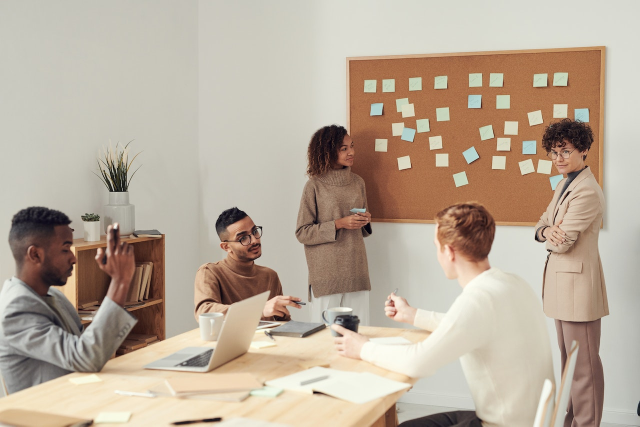
#> input picture Round 3/Crowd Management using Yolov8/images/office_4.jpg, 1280 x 853 px, given in place of the camera (shown at 1/2 size)
$ python realtime_stitching.py   (older library calls are emulated)
#> lines starting #> are read from the running program, lines starting #| are printed output that depends on the picture; after the words box and inside, x2 and y2 are one past the last pixel; in counts of white or black regions, pixels touching at a corner belong together
### Round 3/Crowd Management using Yolov8/pyimagesearch/panorama.py
# import the necessary packages
import numpy as np
import imutils
import cv2
class Stitcher:
    def __init__(self):
        # determine if we are using OpenCV v3.X and initialize the
        # cached homography matrix
        self.isv3 = imutils.is_cv3()
        self.cachedH = None

    def stitch(self, images, ratio=0.75, reprojThresh=4.0):
        # unpack the images
        (imageB, imageA) = images
        # if the cached homography matrix is None, then we need to
        # apply keypoint matching to construct it
        if self.cachedH is None:
            # detect keypoints and extract
            (kpsA, featuresA) = self.detectAndDescribe(imageA)
            (kpsB, featuresB) = self.detectAndDescribe(imageB)
            # match features between the two images
            M = self.matchKeypoints(kpsA, kpsB,
                featuresA, featuresB, ratio, reprojThresh)
            # if the match is None, then there aren't enough matched
            # keypoints to create a panorama
            if M is None:
                return None
            # cache the homography matrix
            self.cachedH = M[1]
        # apply a perspective transform to stitch the images together
        # using the cached homography matrix
        result = cv2.warpPerspective(imageA, self.cachedH,
            (imageA.shape[1] + imageB.shape[1], imageA.shape[0]))
        result[0:imageB.shape[0], 0:imageB.shape[1]] = imageB
        # return the stitched image
        return result

    def detectAndDescribe(self, image):
    # convert the image to grayscale
        gray = cv2.cvtColor(image, cv2.COLOR_BGR2GRAY)
        # check to see if we are using OpenCV 3.X
        if self.isv3:
            # detect and extract features from the image
            descriptor = cv2.xfeatures2d.SIFT_create()
            (kps, features) = descriptor.detectAndCompute(image, None)
        # otherwise, we are using OpenCV 2.4.X
        else:
            # detect keypoints in the image
            detector = cv2.SIFT_create()
            kps = detector.detect(gray)
            # extract features from the image
            extractor = cv2.SIFT_create()
            (kps, features) = extractor.compute(gray, kps)
        # convert the keypoints from KeyPoint objects to NumPy
        # arrays
        kps = np.float32([kp.pt for kp in kps])
        # return a tuple of keypoints and features
        return (kps, features)

    def matchKeypoints(self, kpsA, kpsB, featuresA, featuresB,
    ratio, reprojThresh):
        # compute the raw matches and initialize the list of actual
        # matches
        matcher = cv2.DescriptorMatcher_create("BruteForce")
        rawMatches = matcher.knnMatch(featuresA, featuresB, 2)
        matches = []
        # loop over the raw matches
        for m in rawMatches:
            # ensure the distance is within a certain ratio of each
            # other (i.e. Lowe's ratio test)
            if len(m) == 2 and m[0].distance < m[1].distance * ratio:
                matches.append((m[0].trainIdx, m[0].queryIdx))
        # computing a homography requires at least 4 matches
        if len(matches) > 4:
            # construct the two sets of points
            ptsA = np.float32([kpsA[i] for (_, i) in matches])
            ptsB = np.float32([kpsB[i] for (i, _) in matches])
            # compute the homography between the two sets of points
            (H, status) = cv2.findHomography(ptsA, ptsB, cv2.RANSAC,
                reprojThresh)
            # return the matches along with the homograpy matrix
            # and status of each matched point
            return (matches, H, status)
        # otherwise, no homograpy could be computed
        return None

    # [18 lines left out: function drawMatches, not called in this run]

### Round 3/Crowd Management using Yolov8/pyimagesearch/basicmotiondetector.py
# import the necessary packages
import imutils
import cv2
class BasicMotionDetector:
	def __init__(self, accumWeight=0.5, deltaThresh=5, minArea=5000):
		# determine the OpenCV version, followed by storing the
		# frame accumulation weight, the fixed threshold for
		# the delta image and finally the minimum area required
		# for "motion" to be reported
		self.isv2 = imutils.is_cv2()
		self.accumWeight = accumWeight
		self.deltaThresh = deltaThresh
		self.minArea = minArea
		# initialize the average image for motion detection
		self.avg = None

	def update(self, image):
		# initialize the list of locations containing motion
		locs = []
		# if the average image is None, initialize it
		if self.avg is None:
			self.avg = image.astype("float")
			return locs
		# otherwise, accumulate the weighted average between
		# the current frame and the previous frames, then compute
		# the pixel-wise differences between the current frame
		# and running average
		cv2.accumulateWeighted(image, self.avg, self.accumWeight)
		frameDelta = cv2.absdiff(image, cv2.convertScaleAbs(self.avg))

		# threshold the delta image and apply a series of dilations
		# to help fill in holes
		thresh = cv2.threshold(frameDelta, self.deltaThresh, 255,
			cv2.THRESH_BINARY)[1]
		thresh = cv2.dilate(thresh, None, iterations=2)
		# find contours in the thresholded image, taking care to
		# use the appropriate version of OpenCV
		cnts = cv2.findContours(thresh, cv2.RETR_EXTERNAL,
			cv2.CHAIN_APPROX_SIMPLE)
		cnts = imutils.grab_contours(cnts)
		# loop over the contours
		for c in cnts:
			# only add the contour to the locations list if it
			# exceeds the minimum area
			if cv2.contourArea(c) > self.minArea:
				locs.append(c)

		# return the set of locations
		return locs


### Round 3/Crowd Management using Yolov8/realtime_stitching.py
# import the necessary packages
from __future__ import print_function
from pyimagesearch.basicmotiondetector import BasicMotionDetector
from pyimagesearch.panorama import Stitcher
from imutils.video import VideoStream
import numpy as np
import datetime
import imutils
import time
import cv2
# initialize the video streams and allow them to warmup
print("[INFO] starting cameras...")
leftStream = VideoStream(src=0).start()
rightStream = VideoStream(src=1).start()
time.sleep(2.0)

# initialize the image stitcher, motion detector and total
# number of frames read
stitcher = Stitcher()
motion = BasicMotionDetector(minArea=500)
total = 0

# loop over frames from the video streams
while True:
	# grab the frames from their respective video streams
	left = leftStream.read()
#> left is the input picture: shape (853, 1280, 3); mean B, G, R 154.7, 171.4, 186.5
	right = rightStream.read()
	# resize the frames
	left = imutils.resize(left, width=400)
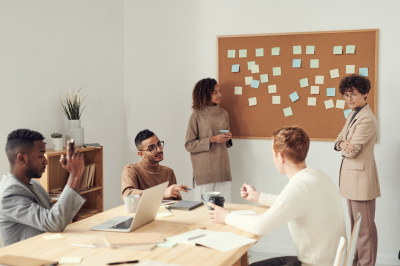
#> left: shape (266, 400, 3); mean B, G, R 154.7, 171.4, 186.5
	right = imutils.resize(right, width=400)
	# stitch the frames together to form the panorama
	# IMPORTANT: you might have to change this line of code
	# depending on how your cameras are oriented; frames
	# should be supplied in left-to-right order
	result = stitcher.stitch([left, right])
#> in detectAndDescribe, `gray = cv2.cvtColor(image, cv2.COLOR_BGR2GRAY)`:
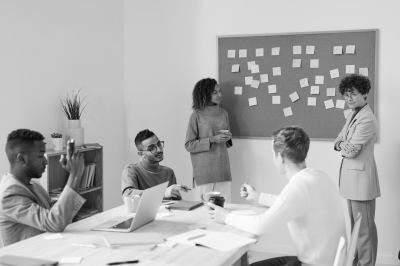
#> gray: shape (266, 400); min 4, max 252, mean 174
#> in detectAndDescribe, `kps = detector.detect(gray)`: kps = 592 keypoints; strongest (x, y, size): (218, 201, 7.1), (136, 261, 2.6), (335, 148, 1.9), (204, 91, 16)
#> in detectAndDescribe, `kps = np.float32([kp.pt for kp in kps])`: kps = 592 pairs, first value 3.43 to 380.1, second value 37.08 to 262.6
#> in stitch, `(kpsA, featuresA) = self.detectAndDescribe(imageA)`: kpsA has the same summary as kps in detectAndDescribe
#> in detectAndDescribe (call 2), `kps = detector.detect(gray)`: kps = 592 keypoints; strongest (x, y, size): (218, 201, 7.1), (136, 261, 2.6), (335, 148, 1.9), (204, 91, 16)
#> in stitch, `(kpsB, featuresB) = self.detectAndDescribe(imageB)`: kpsB = 592 pairs, first value 3.43 to 380.1, second value 37.08 to 262.6
#> in matchKeypoints, `rawMatches = matcher.knnMatch(featuresA, featuresB, 2)`: rawMatches = 592 matches
#> after the loop in matchKeypoints, `for m in rawMatches:`: matches = 592 pairs, first value 0 to 591, second value 0 to 591
#> in matchKeypoints, `ptsA = np.float32([kpsA[i] for (_, i) in matches])`: ptsA has the same summary as kpsB in stitch
#> in matchKeypoints, `ptsB = np.float32([kpsB[i] for (i, _) in matches])`: ptsB has the same summary as kpsB in stitch
#> in matchKeypoints, `(H, status) = cv2.findHomography(ptsA, ptsB, cv2.RANSAC, reprojThresh)`: H = [[1, 9.79e-15, -2.15e-12], [1.05e-15, 1, -1.11e-12], [2.27e-18, 3.28e-17, 1]]; status = 592 values from 1 to 1
#> in stitch, `self.cachedH = M[1]`: self.cachedH has the same summary as H in matchKeypoints
#> in stitch, `result = cv2.warpPerspective(imageA, self.cachedH, (imageA.shape[1] + ..`:
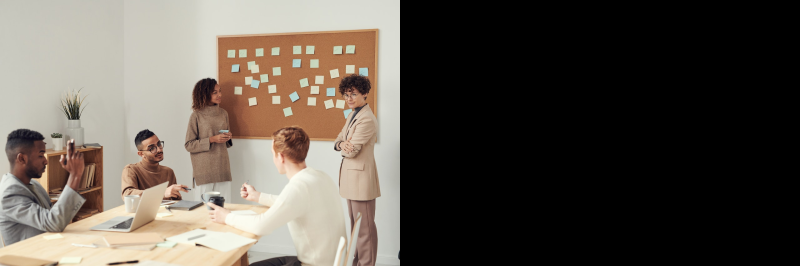
#> result: shape (266, 800, 3); mean B, G, R 77.3, 85.7, 93.2
	# no homography could be computed
	if result is None:
		print("[INFO] homography could not be computed")
		break
	# convert the panorama to grayscale, blur it slightly, update
	# the motion detector
	gray = cv2.cvtColor(result, cv2.COLOR_BGR2GRAY)
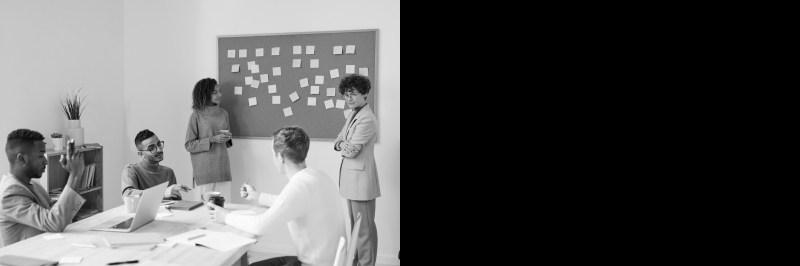
#> gray: shape (266, 800); min 0, max 252, mean 87
	gray = cv2.GaussianBlur(gray, (21, 21), 0)
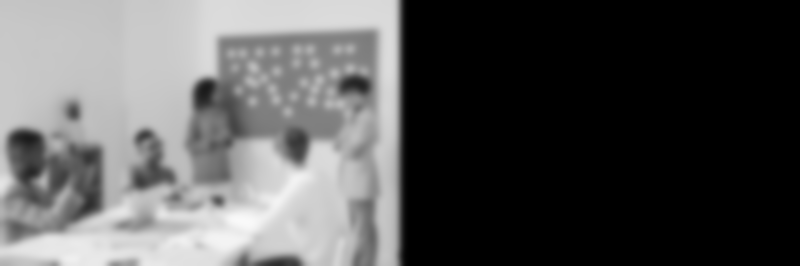
#> gray: shape (266, 800); min 0, max 249, mean 87
	locs = motion.update(gray)
#> locs = []
	# draw a box around each moving area
	for c in locs:
		(x, y, w, h) = cv2.boundingRect(c)
		cv2.rectangle(result, (x, y), (x + w, y + h), (0, 0, 255), 1)
#> this loop made 0 passes

	# increment the total number of frames read and draw the
	# timestamp on the image
	total += 1
	timestamp = datetime.datetime.now()
	ts = timestamp.strftime("%A %d %B %Y %I:%M:%S%p")
	cv2.putText(result, ts, (10, result.shape[0] - 10),
		cv2.FONT_HERSHEY_SIMPLEX, 0.35, (0, 0, 255), 1)
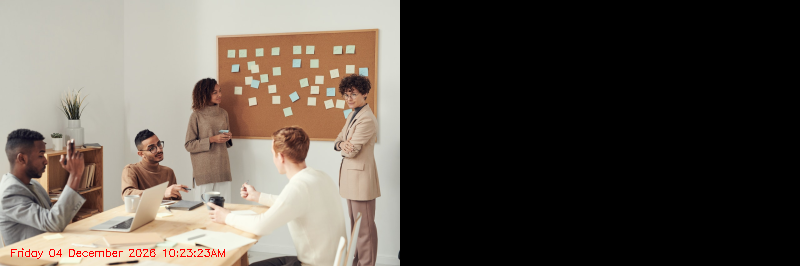
#> result: shape (266, 800, 3); 0.23% of pixels changed, all inside (x1, y1, x2, y2) = (11, 248, 225, 259)
	# show the output images
	cv2.imshow("Result", result)
	cv2.imshow("Left Frame", left)
	cv2.imshow("Right Frame", right)
	key = cv2.waitKey(1) & 0xFF
#> (key q is pressed here)
	# if the `q` key was pressed, break from the loop
	if key == ord("q"):
		break
# do a bit of cleanup
print("[INFO] cleaning up...")
cv2.destroyAllWindows()
leftStream.stop()
rightStream.stop()
